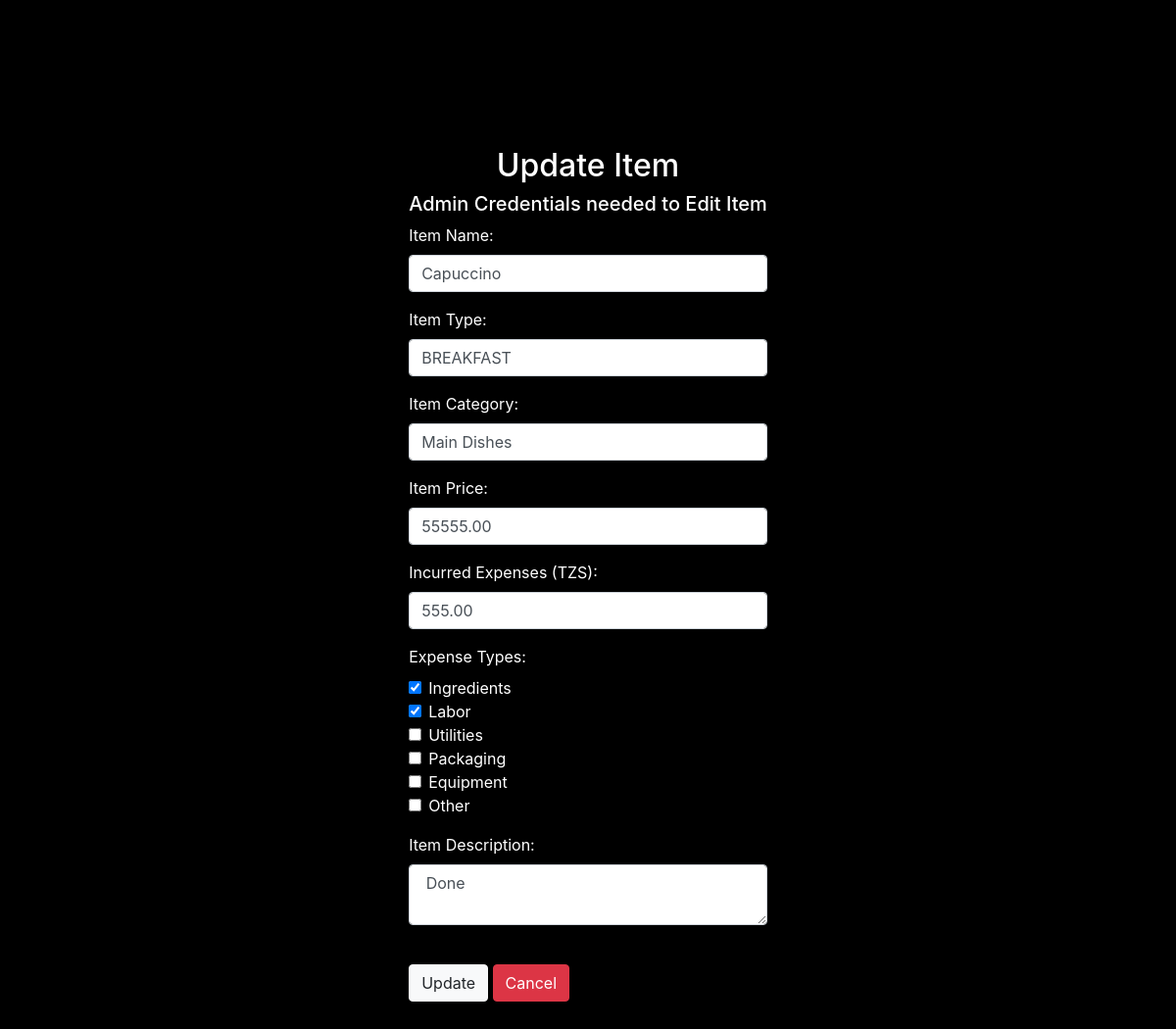
Screenshot of /adminSide/menuCrud/updateItem.php?id=J5656 with the database file from the repository.
### tables this page shows
CREATE TABLE `menu` (
  `item_id` varchar(6) NOT NULL,
  `item_name` varchar(255) DEFAULT NULL,
  `item_type` varchar(255) DEFAULT NULL,
  `item_category` varchar(255) DEFAULT NULL,
  `item_price` decimal(10,2) DEFAULT NULL,
  `expense_amount` decimal(10,2) DEFAULT 0.00,
  `expense_types` text DEFAULT NULL,
  `item_description` varchar(255) DEFAULT NULL
);

### adminSide/menuCrud/updateItem.php (the view, shortened to what this page needs)
<?php
require_once "../config.php";
$item_id = $item_name = $item_type = $item_category = $item_price = $expense_amount = $expense_types = $item_description = "";
if (isset($_GET['id']) && !empty($_GET['id'])) {
    $sql = "SELECT * FROM menu WHERE item_id = ?";
    if ($stmt = mysqli_prepare($link, $sql)) {
        mysqli_stmt_bind_param($stmt, "s", $param_item_id);
        if (mysqli_stmt_execute($stmt)) {
            $result = mysqli_stmt_get_result($stmt);
            if (mysqli_num_rows($result) == 1) {
                $row = mysqli_fetch_assoc($result);
                $item_name = $row['item_name'];
                $item_type = $row['item_type'];
                $item_category = $row['item_category'];
                $item_price = $row['item_price'];
                $expense_amount = $row['expense_amount'] ?? 0.00;
                $expense_types = $row['expense_types'] ?? "";
                $item_description = $row['item_description'];
            } else {
                echo "Item not found.";
                exit();
            }
        } else {
            echo "Error retrieving item details.";
            exit();
        }
    }
}
?>
<!DOCTYPE html>
<html lang="en">
<head>
    <link rel="stylesheet" href="https://stackpath.bootstrapcdn.com/bootstrap/4.5.2/css/bootstrap.min.css">
</head>
<body>
     <div class="login-container">
        <div class="login_wrapper">
    <div class="wrapper">
    <h2 style="text-align: center;">Update Item</h2>
    <h5>Admin Credentials needed to Edit Item</h5>
    <form action="" method="post" >
        <div class="form-group">
            <label for="item_name"  class="form-label" >Item Name:</label>
            <input type="text" name="item_name" id="item_name" class="form-control"  placeholder="Spaghetti" value="<?php echo htmlspecialchars($item_name); ?>" required>
        </div>
        <div class="form-group">
            <label for="item_type"  class="form-label">Item Type:</label>
            <input type="text" name="item_type" id="item_type" class="form-control"placeholder="Beer, Cocktail, etc .." value="<?php echo htmlspecialchars($item_type); ?>" required>
        </div>
        <div class="form-group"  class="form-label">
            <label for="item_category" >Item Category:</label>
            <input type="text" name="item_category" id="item_category" class="form-control" placeholder="Main Dish/ Side Dish/ Drinks" value="<?php echo htmlspecialchars($item_category); ?>" required>
        </div>
        <div class="form-group" class="form-label">
            <label for="item_price">Item Price:</label>
            <input type="number" min=0.01 step="0.01" name="item_price" id="item_price" placeholder="Enter Item Price"class="form-control" value="<?php echo htmlspecialchars($item_price);?>" required>
        </div>
        <div class="form-group">
            <label for="expense_amount" class="form-label">Incurred Expenses (TZS):</label>
            <input type="number" min="0" step="0.01" name="expense_amount" id="expense_amount" placeholder="0.00" class="form-control" value="<?php echo htmlspecialchars($expense_amount); ?>">
        </div>
        <div class="form-group">
            <label for="expense_types" class="form-label">Expense Types:</label>
            <?php
            $selectedTypes = explode(",", $expense_types);
            $expenseTypeOptions = ['ingredients', 'labor', 'utilities', 'packaging', 'equipment', 'other'];
            ?>
            <?php foreach ($expenseTypeOptions as $type): ?>
                <div class="form-check">
                    <input class="form-check-input" type="checkbox" name="expense_types[]" value="<?= $type ?>" id="expense_<?= $type ?>" <?= in_array($type, $selectedTypes) ? 'checked' : '' ?>>
                    <label class="form-check-label" for="expense_<?= $type ?>"><?= ucfirst($type) ?></label>
                </div>
            <?php endforeach; ?>
        </div>
        <div class="form-group" >
            <label for="item_description" class="form-label" >Item Description:</label>
            <textarea name="item_description" id="item_description" placeholder="The dish...." required class="form-control"> <?php echo htmlspecialchars($item_description); ?> </textarea>
        </div>
        <br>
        <button class="btn btn-light" type="submit" name="submit" value="submit">Update</button>
        <a class="btn btn-danger" href="../panel/menu-panel.php" >Cancel</a>
    </form>
    </div>
        </div>
    </div>
</body>
</html>

### adminSide/menuCrud/updateItem.php (style rules this page uses)
body { display: flex; justify-content: center; align-items: center; background-color: black; color: white; }
.login-container { padding: 50px; border-radius: 10px; margin: 100px auto; max-width: 500px; }

### rows the page displays
menu: item_name "Capuccino", item_type "BREAKFAST", item_category "Main Dishes", item_price "55555.00", expense_amount "555.00", expense_types "☑", item_description "Done"

### other values shown
$type "Ingredients"
$type "Labor"
$type "Utilities"
$type "Packaging"
$type "Equipment"
$type "Other"
